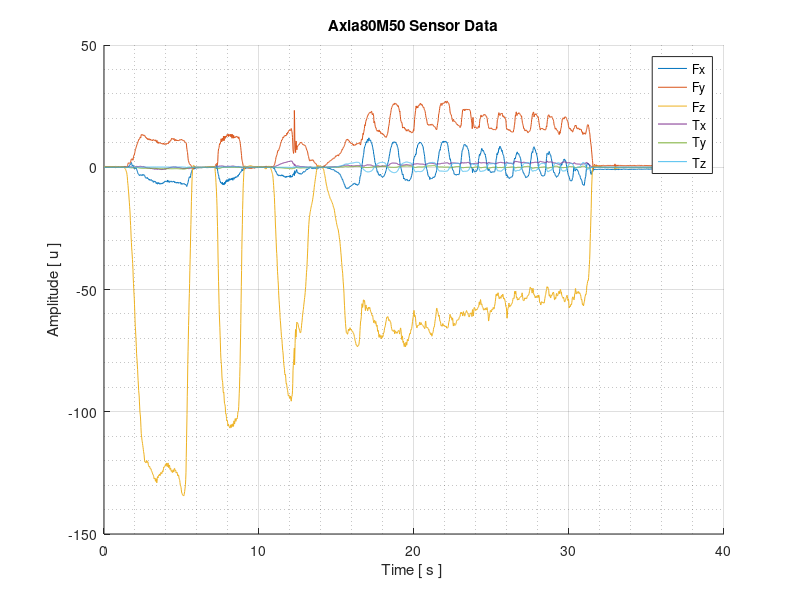

Recreate this plot in MATLAB.
clc
clear all
close all

data = load('out.txt');

t = data(:,1);
Fx = data(:,2);
Fy = data(:,3);
Fz = data(:,4);
Tx = data(:,5);
Ty = data(:,6);
Tz = data(:,7);

fig = figure(1);
% fig.GraphicsSmoothing = 'off';

ax = axes(fig);

hold on

plot(t,Fx)
plot(t,Fy)
plot(t,Fz)
plot(t,Tx)
plot(t,Ty)
plot(t,Tz)

legend("Fx","Fy","Fz","Tx","Ty","Tz")

hold off
xlabel("Time [ s ] ")
ylabel("Amplitude [ u ]")
title("Axia80M50 Sensor Data")
grid on
grid minor